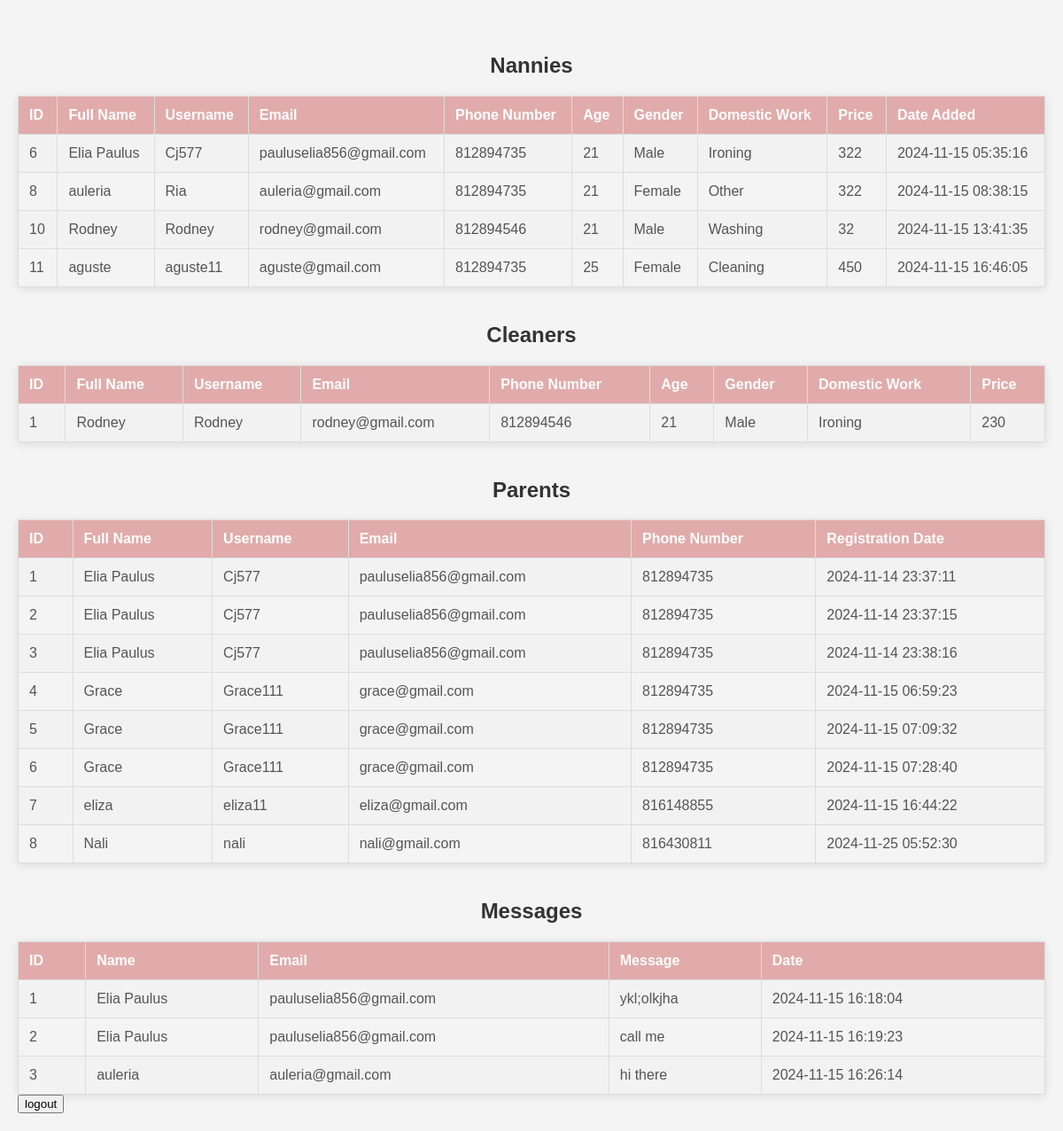
The app's page /admin.php with its own data.
### tables this page shows
CREATE TABLE `nannytbl` (
  `ID` int(5) NOT NULL,
  `Fullname` varchar(150) NOT NULL,
  `Username` varchar(150) NOT NULL,
  `Email` varchar(50) NOT NULL,
  `PhoneNumber` int(15) NOT NULL,
  `Password` varchar(50) NOT NULL,
  `Age` int(5) NOT NULL,
  `Gender` varchar(10) NOT NULL,
  `DomesticWork` varchar(150) NOT NULL,
  `Price` int(11) NOT NULL,
  `GegDate` timestamp NOT NULL DEFAULT current_timestamp()
);

CREATE TABLE `cleaner` (
  `ID` int(11) NOT NULL,
  `FullName` varchar(150) NOT NULL,
  `Username` varchar(150) NOT NULL,
  `email` varchar(150) NOT NULL,
  `PhoneNumber` int(11) NOT NULL,
  `Password` varchar(150) NOT NULL,
  `Age` int(11) NOT NULL,
  `Gender` varchar(150) NOT NULL,
  `domesticWork` varchar(150) NOT NULL,
  `Price` int(11) NOT NULL
);

CREATE TABLE `parentstbl` (
  `ID` int(5) NOT NULL,
  `Fullname` varchar(150) NOT NULL,
  `Username` varchar(150) NOT NULL,
  `Email` varchar(150) NOT NULL,
  `PhoneNumber` int(11) NOT NULL,
  `Password` varchar(30) NOT NULL,
  `RegDate` timestamp NOT NULL DEFAULT current_timestamp()
);

CREATE TABLE `messagetbl` (
  `ID` int(11) NOT NULL,
  `Name` varchar(50) NOT NULL,
  `Email` varchar(50) NOT NULL,
  `message` varchar(1000) NOT NULL,
  `date` timestamp NOT NULL DEFAULT current_timestamp()
);

### admin.php (the view, shortened to what this page needs)
<?php
$servername = "localhost";
$username = "root";
$password = "";
$dbname = "augustcare";
$conn = new mysqli($servername, $username, $password, $dbname);
$sql = "SELECT ID, Fullname, Username, Email, PhoneNumber, Age, Gender, DomesticWork, Price, GegDate FROM nannytbl";
$result = $conn->query($sql);
if ($result->num_rows > 0) {
    echo '<table border="1" cellpadding="10" cellspacing="0">';
    echo '<caption><h2>Nannies</h2></caption>';
    echo '<tr>
            <th>ID</th>
            <th>Full Name</th>
            <th>Username</th>
            <th>Email</th>
            <th>Phone Number</th>
            <th>Age</th>
            <th>Gender</th>
            <th>Domestic Work</th>
            <th>Price</th>
            <th>Date Added</th>
          </tr>';
    while ($row = $result->fetch_assoc()) {
        echo '<tr>';
        echo '<td>' . htmlspecialchars($row['ID']) . '</td>';
        echo '<td>' . htmlspecialchars($row['Fullname']) . '</td>';
        echo '<td>' . htmlspecialchars($row['Username']) . '</td>';
        echo '<td>' . htmlspecialchars($row['Email']) . '</td>';
        echo '<td>' . htmlspecialchars($row['PhoneNumber']) . '</td>';
        echo '<td>' . htmlspecialchars($row['Age']) . '</td>';
        echo '<td>' . htmlspecialchars($row['Gender']) . '</td>';
        echo '<td>' . htmlspecialchars($row['DomesticWork']) . '</td>';
        echo '<td>' . htmlspecialchars($row['Price']) . '</td>';
        echo '<td>' . htmlspecialchars($row['GegDate']) . '</td>';
        echo '</tr>';
    }
    echo '</table>';
} else {
    echo 'No data found.';
}
$sql = "SELECT ID, FullName, Username, email, PhoneNumber, Age, Gender, domesticWork, Price FROM cleaner";
$result = $conn->query($sql);
if ($result->num_rows > 0) {
    echo '<table border="1" cellpadding="10" cellspacing="0">';
    echo '<caption><h2>Cleaners</h2></caption>';
    echo '<tr>
            <th>ID</th>
            <th>Full Name</th>
            <th>Username</th>
            <th>Email</th>
            <th>Phone Number</th>
            <th>Age</th>
            <th>Gender</th>
            <th>Domestic Work</th>
            <th>Price</th>
          </tr>';
    while ($row = $result->fetch_assoc()) {
        echo '<tr>';
        echo '<td>' . htmlspecialchars($row['ID']) . '</td>';
        echo '<td>' . htmlspecialchars($row['FullName']) . '</td>';
        echo '<td>' . htmlspecialchars($row['Username']) . '</td>';
        echo '<td>' . htmlspecialchars($row['email']) . '</td>';
        echo '<td>' . htmlspecialchars($row['PhoneNumber']) . '</td>';
        echo '<td>' . htmlspecialchars($row['Age']) . '</td>';
        echo '<td>' . htmlspecialchars($row['Gender']) . '</td>';
        echo '<td>' . htmlspecialchars($row['domesticWork']) . '</td>';
        echo '<td>' . htmlspecialchars($row['Price']) . '</td>';
        echo '</tr>';
    }
    echo '</table>';
} else {
    echo 'No data found.';
}
$sql = "SELECT ID, Fullname, Username, Email, PhoneNumber, RegDate FROM parentstbl";
$result = $conn->query($sql);
if ($result->num_rows > 0) {
    echo '<table border="1" cellpadding="10" cellspacing="0">';
    echo '<caption><h2>Parents</h2></caption>';
    echo '<tr>
            <th>ID</th>
            <th>Full Name</th>
            <th>Username</th>
            <th>Email</th>
            <th>Phone Number</th>
            <th>Registration Date</th>
          </tr>';
    while ($row = $result->fetch_assoc()) {
        echo '<tr>';
        echo '<td>' . htmlspecialchars($row['ID']) . '</td>';
        echo '<td>' . htmlspecialchars($row['Fullname']) . '</td>';
        echo '<td>' . htmlspecialchars($row['Username']) . '</td>';
        echo '<td>' . htmlspecialchars($row['Email']) . '</td>';
        echo '<td>' . htmlspecialchars($row['PhoneNumber']) . '</td>';
        echo '<td>' . htmlspecialchars($row['RegDate']) . '</td>';
        echo '</tr>';
    }
    echo '</table>';
} else {
    echo 'No data found.';
}
$sql = "SELECT ID, Name, Email, message, date FROM messagetbl";
$result = $conn->query($sql);
if ($result->num_rows > 0) {
    echo '<table border="1" cellpadding="10" cellspacing="0">';
    echo '<caption><h2>Messages</h2></caption>';
    echo '<tr>
            <th>ID</th>
            <th>Name</th>
            <th>Email</th>
            <th>Message</th>
            <th>Date</th>
          </tr>';
    while ($row = $result->fetch_assoc()) {
        echo '<tr>';
        echo '<td>' . htmlspecialchars($row['ID']) . '</td>';
        echo '<td>' . htmlspecialchars($row['Name']) . '</td>';
        echo '<td>' . htmlspecialchars($row['Email']) . '</td>';
        echo '<td>' . htmlspecialchars($row['message']) . '</td>';
        echo '<td>' . htmlspecialchars($row['date']) . '</td>';
        echo '</tr>';
    }
    echo '</table>';
} else {
    echo 'No data found.';
}
echo '<button onclick="location.href=\'logout.php\';">logout</button>';

### admin.php (style rules this page uses)
h2 { text-align: center; color: #333; }
table { width: 100%; border-collapse: collapse; margin-top: 20px; box-shadow: 0 2px 10px rgba(0, 0, 0, 0.1); }
th, td { border: 1px solid #dddddd; text-align: left; padding: 12px; }
th { background: rgb(225, 171, 171); color: white; }
tr:nth-child(even) { background-color: #f2f2f2; }
td { color: #555; }

### records on screen
nannytbl: ID "6", Fullname "Elia Paulus", Username "Cj577", Email "pauluselia856@gmail.com", PhoneNumber "812894735", Age "21", Gender "Male", DomesticWork "Ironing", Price "322", GegDate "2024-11-15 05:35:16"
nannytbl: ID "8", Fullname "auleria", Username "Ria", Email "auleria@gmail.com", PhoneNumber "812894735", Age "21", Gender "Female", DomesticWork "Other", Price "322", GegDate "2024-11-15 08:38:15"
nannytbl: ID "10", Fullname "Rodney", Username "Rodney", Email "rodney@gmail.com", PhoneNumber "812894546", Age "21", Gender "Male", DomesticWork "Washing", Price "32", GegDate "2024-11-15 13:41:35"
nannytbl: ID "11", Fullname "aguste", Username "aguste11", Email "aguste@gmail.com", PhoneNumber "812894735", Age "25", Gender "Female", DomesticWork "Cleaning", Price "450", GegDate "2024-11-15 16:46:05"
cleaner: ID "1", FullName "Rodney", Username "Rodney", email "rodney@gmail.com", PhoneNumber "812894546", Age "21", Gender "Male", domesticWork "Ironing", Price "230"
parentstbl: ID "1", Fullname "Elia Paulus", Username "Cj577", Email "pauluselia856@gmail.com", PhoneNumber "812894735", RegDate "2024-11-14 23:37:11"
parentstbl: ID "2", Fullname "Elia Paulus", Username "Cj577", Email "pauluselia856@gmail.com", PhoneNumber "812894735", RegDate "2024-11-14 23:37:15"
parentstbl: ID "3", Fullname "Elia Paulus", Username "Cj577", Email "pauluselia856@gmail.com", PhoneNumber "812894735", RegDate "2024-11-14 23:38:16"
parentstbl: ID "4", Fullname "Grace", Username "Grace111", Email "grace@gmail.com", PhoneNumber "812894735", RegDate "2024-11-15 06:59:23"
parentstbl: ID "5", Fullname "Grace", Username "Grace111", Email "grace@gmail.com", PhoneNumber "812894735", RegDate "2024-11-15 07:09:32"
parentstbl: ID "6", Fullname "Grace", Username "Grace111", Email "grace@gmail.com", PhoneNumber "812894735", RegDate "2024-11-15 07:28:40"
parentstbl: ID "7", Fullname "eliza", Username "eliza11", Email "eliza@gmail.com", PhoneNumber "816148855", RegDate "2024-11-15 16:44:22"
parentstbl: ID "8", Fullname "Nali", Username "nali", Email "nali@gmail.com", PhoneNumber "816430811", RegDate "2024-11-25 05:52:30"
messagetbl: ID "1", Name "Elia Paulus", Email "pauluselia856@gmail.com", message "ykl;olkjha", date "2024-11-15 16:18:04"
messagetbl: ID "2", Name "Elia Paulus", Email "pauluselia856@gmail.com", message "call me", date "2024-11-15 16:19:23"
messagetbl: ID "3", Name "auleria", Email "auleria@gmail.com", message "hi there", date "2024-11-15 16:26:14"
